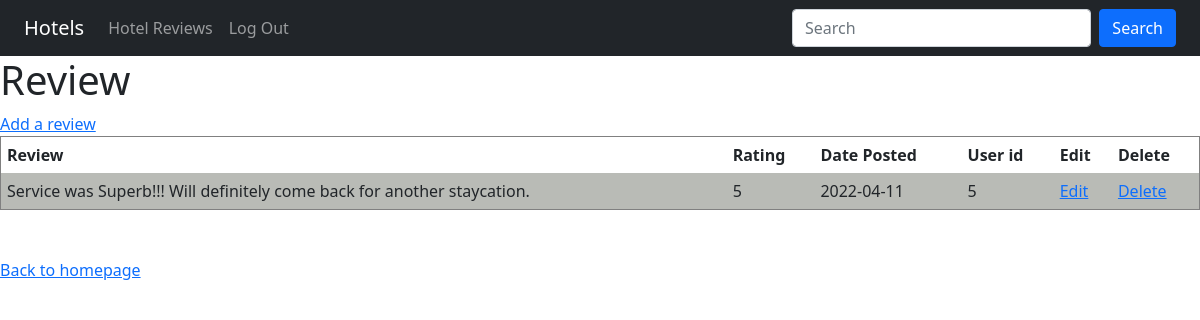
The app's page /review.php?hotelId=1 with its own data.
### tables this page shows
CREATE TABLE `reviews` (
  `reviewId` int(11) NOT NULL,
  `hotelId` int(11) NOT NULL,
  `userId` int(11) NOT NULL,
  `review` text NOT NULL,
  `rating` int(11) NOT NULL,
  `datePosted` date NOT NULL
);

CREATE TABLE `users` (
  `userId` int(11) NOT NULL,
  `username` varchar(60) NOT NULL,
  `password` varchar(40) NOT NULL,
  `name` varchar(80) NOT NULL,
  `address` varchar(80) NOT NULL,
  `email` varchar(80) NOT NULL
);

### review.php (the view, shortened to what this page needs)
<!DOCTYPE html>
<?php
include "dbFunctions.php";
$hotelID = $_GET['hotelId'];
$query = "SELECT * FROM reviews
        INNER JOIN hotels ON reviews.hotelId=hotels.hotelId
        INNER JOIN users ON reviews.userId=users.userId
        WHERE hotels.hotelId=$hotelID";
$result = mysqli_query($link, $query) or die(mysqli_error($link));
while ($row = mysqli_fetch_array($result)) {
    $arrContent[] = $row;
}
?>
<html>
    <head>
        <link href="https://cdn.jsdelivr.net/npm/bootstrap@5.1.1/dist/css/bootstrap.min.css" rel="stylesheet">
        <link rel="stylesheet" href="https://cdnjs.cloudflare.com/ajax/libs/font-awesome/5.15.4/css/all.min.css">
    </head>
    <body><div class="row">
            <nav class="navbar navbar-expand-sm bg-dark navbar-dark">
                <div class="container-fluid">
                    <a class="navbar-brand" href="home.php">Hotels</a>
                    <div class="collapse navbar-collapse" id="collapsibleNavbar">
                        <ul class="navbar-nav">
                            <li class="nav-item">
                                <a class="nav-link" href="review.php">Hotel Reviews</a>
                            </li>
                            <li class="nav-item">
                                <a class="nav-link" href="logout.php">Log Out</a>
                            </li>
                        </ul>
                    </div>
                    <div class="col-md-4" >
                        <form class="d-flex">
                            <input class="form-control me-2" type="text" placeholder="Search">
                            <button class="btn btn-primary" type="button">Search</button>
                        </form>
                        </nav>
                    </div>
        <h1>Review</h1>
        <a href="addReview.php?hotelId=<?php echo $hotelID; ?>">Add a review</a>
        <table border="1" cellpadding="1" cellspacing="1">
            <tr>
                <th>Review</th>
                <th>Rating</th>
                <th>Date Posted</th>
                <th>User id</th>
                <th>Edit</th>
                <th>Delete</th>
            </tr>
            <?php
            for ($i = 0; $i < count($arrContent); $i++) {
                $reviewid = $arrContent[$i]['reviewId'];
                $userid = $arrContent[$i]['userId'];
                $review = $arrContent[$i]['review'];
                $rating = $arrContent[$i]['rating'];
                $date = $arrContent[$i]['datePosted'];
                ?>
                <tr>
                    <td><?php echo $review; ?></td>
                    <td><?php echo $rating; ?></td>
                    <td><?php echo $date; ?></td>
                    <td><?php echo $userid; ?></td>
                    <td><a href="editReview.php?reviewId=<?php echo $reviewid; ?>">Edit</a></td>
                    <td><a href="deleteReview.php?reviewId=<?php echo $reviewid; ?>">Delete</a></td>
                </tr>
                <?php
            }
            ?>
        </table>
        <br/><br/>
        <a href="home.php?id=">Back to homepage</a>
    </body>
</html>

### review.php (style rules this page uses)
table { border-collapse: collapse; width: 100%; }
th, td { text-align: left; padding:6px; }
tr:nth-child(even) { background-color: #B9BBB6; }

### records on screen
reviews: review "Service was Superb!!! Will definitely come back for another staycation.", rating "5", datePosted "2022-04-11", userId.userId "5"
